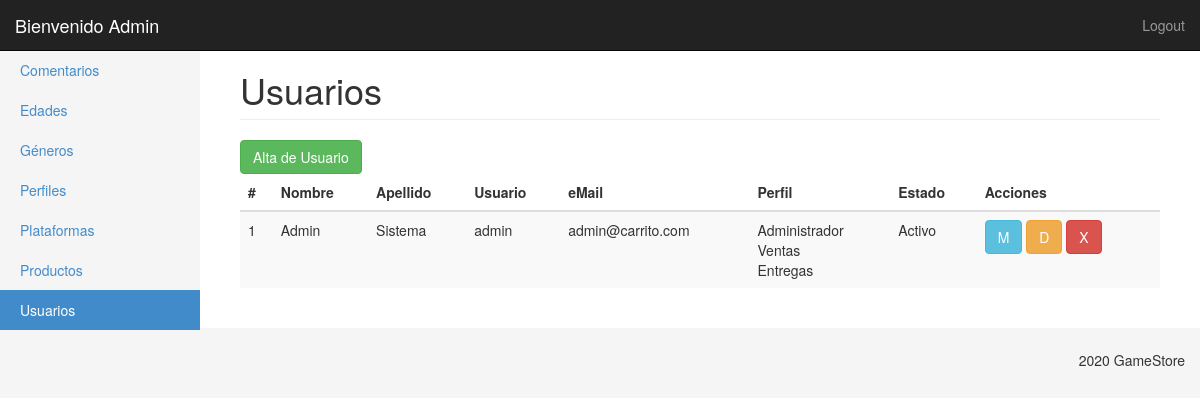
/ProduccionWeb_TP1/panel/usuarios.php (signed in), run on an earlier commit of the app's database.
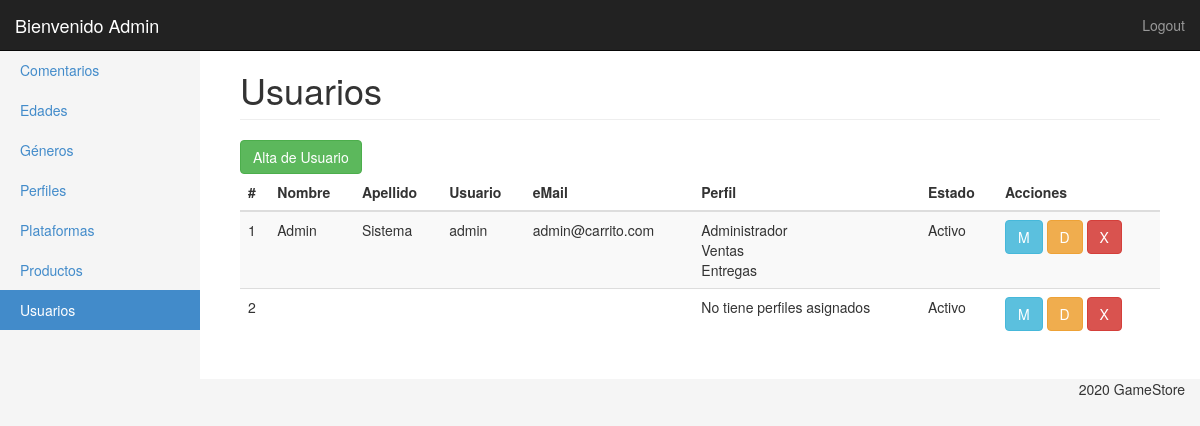
And on a later commit of the database.
### tables this page shows
CREATE TABLE `usuarios` (
  `id_usuario` int(11) NOT NULL,
  `nombre` varchar(100) NOT NULL,
  `apellido` varchar(100) NOT NULL,
  `usuario` varchar(20) NOT NULL,
  `clave` varchar(50) NOT NULL,
  `email` varchar(100) NOT NULL,
  `activo` tinyint(1) NOT NULL DEFAULT 1,
  `salt` varchar(50) NOT NULL,
  `enabled` tinyint(1) NOT NULL DEFAULT 1
);

### ProduccionWeb_TP1/panel/clases/usuarios.php (called while the page is built, shortened)
<?php
class Usuario
{
	private $con;
	public function __construct($con)
	{
		$this->con = $con;
	}
	public function getList()
	{
		$query = "SELECT id_usuario,nombre,apellido,email,usuario,clave,activo,enabled,usuario
					FROM usuarios ";
		$resultado = array();
		foreach ($this->con->query($query) as $key => $usuario) {
			$resultado[$key] = $usuario;
			$sql = 'SELECT nombre
			FROM perfil
			INNER JOIN usuarios_perfiles ON (usuarios_perfiles.perfil_id = perfil.id)
			WHERE usuarios_perfiles.usuario_id = ' . $usuario['id_usuario'];
			foreach ($this->con->query($sql) as $perfil) {
				$resultado[$key]['perfiles'][] = $perfil['nombre'];
			}
		}
		return $resultado;
	}
}

### ProduccionWeb_TP1/panel/usuarios.php (the view, shortened to what this page needs)
<?php
require('inc/header.php');
?>
<div class="container-fluid">
	<?php $userMenu = 'Usuarios';
	include('inc/side_bar.php');
	?>
	<div class="col-sm-9 col-md-10 main">
		<h1 class="page-header">
			Usuarios
		</h1>
		<?php if (in_array('user.add', $_SESSION['usuario']['permisos']['cod'])) { ?>
			<a href="usuarios_ae.php"><button type="button" class="btn btn-success" title="Agregar">Alta de Usuario</button></a>
		<?php } ?>
		<?php if (in_array('user.see', $_SESSION['usuario']['permisos']['cod'])) { ?>
			<div class="table-responsive">
				<table class="table table-striped">
					<thead>
						<tr>
							<th>#</th>
							<th>Nombre</th>
							<th>Apellido</th>
							<th>Usuario</th>
							<th>eMail</th>
							<th>Perfil</th>
							<th>Estado</th>
							<th>Acciones</th>
						</tr>
					</thead>
					<tbody>
						<?php
						foreach ($user->getList() as $usuario) { ?>
							<tr>
								<td><?php echo $usuario['id_usuario']; ?></td>
								<td><?php echo $usuario['nombre']; ?></td>
								<td><?php echo $usuario['apellido']; ?></td>
								<td><?php echo $usuario['usuario']; ?></td>
								<td><?php echo $usuario['email']; ?></td>
								<td><?php echo isset($usuario['perfiles']) ? implode('<br>', $usuario['perfiles']) : 'No tiene perfiles asignados'; ?></td>
								<td><?php echo ($usuario['activo']) ? 'Activo' : 'Inactivo'; ?></td>
								<td>
									<?php if (in_array('user.edit', $_SESSION['usuario']['permisos']['cod'])) { ?>
										<a href="usuarios_ae.php?edit=<?php echo $usuario['id_usuario'] ?>"><button type="button" class="btn btn-info" title="Modificar">M</button></a>
									<?php } ?>
									<?php if($usuario['activo'] == 0){ ?>
										<a href="usuarios.php?modif=<?php echo $usuario['activo'] ?>&id=<?php echo $usuario['id_usuario']?>"><button type="button" class="btn btn-success" title="Activar">A</button></a>
									<?php } else { ?>
										<a href="usuarios.php?modif=<?php echo $usuario['activo'] ?>&id=<?php echo $usuario['id_usuario']?>"><button type="button" class="btn btn-warning" title="Desactivar">D</button></a>
									<?php } ?>
									<?php if (in_array('user.del', $_SESSION['usuario']['permisos']['cod'])) { ?>
										<a href="usuarios.php?del=<?php echo $usuario['id_usuario'] ?>"><button type="button" class="btn btn-danger" title="Borrar">X</button></a>
									<?php } ?>
								</td>
							</tr>
						<?php } ?>
					</tbody>
				</table>
			</div>
		<?php } ?>
	</div>
</div>
</div>
<?php include('inc/footer.php'); ?>

What changed in the data, as far as the page shows it:
added usuarios: id_usuario "2", shows "No tiene perfiles asignados", activo "Activo"
